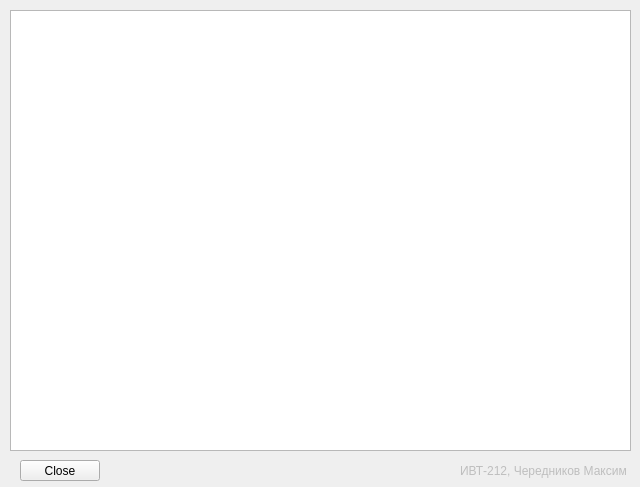
<?xml version="1.0" encoding="UTF-8"?>
<ui version="4.0">
 <class>Lab7</class>
 <widget class="QWidget" name="Lab7">
  <property name="geometry">
   <rect>
    <x>0</x>
    <y>0</y>
    <width>640</width>
    <height>487</height>
   </rect>
  </property>
  <property name="windowTitle">
   <string>Form</string>
  </property>
  <widget class="QGraphicsView" name="graphicsView">
   <property name="enabled">
    <bool>true</bool>
   </property>
   <property name="geometry">
    <rect>
     <x>10</x>
     <y>10</y>
     <width>621</width>
     <height>441</height>
    </rect>
   </property>
   <property name="maximumSize">
    <size>
     <width>621</width>
     <height>441</height>
    </size>
   </property>
   <property name="verticalScrollBarPolicy">
    <enum>Qt::ScrollBarAlwaysOff</enum>
   </property>
   <property name="horizontalScrollBarPolicy">
    <enum>Qt::ScrollBarAlwaysOff</enum>
   </property>
  </widget>
  <widget class="QLabel" name="label">
   <property name="enabled">
    <bool>false</bool>
   </property>
   <property name="geometry">
    <rect>
     <x>460</x>
     <y>460</y>
     <width>171</width>
     <height>21</height>
    </rect>
   </property>
   <property name="text">
    <string>ИВТ-212, Чередников Максим</string>
   </property>
  </widget>
  <widget class="QPushButton" name="pushButton">
   <property name="geometry">
    <rect>
     <x>20</x>
     <y>460</y>
     <width>80</width>
     <height>21</height>
    </rect>
   </property>
   <property name="text">
    <string>Close</string>
   </property>
  </widget>
 </widget>
 <resources/>
 <connections/>
</ui>
